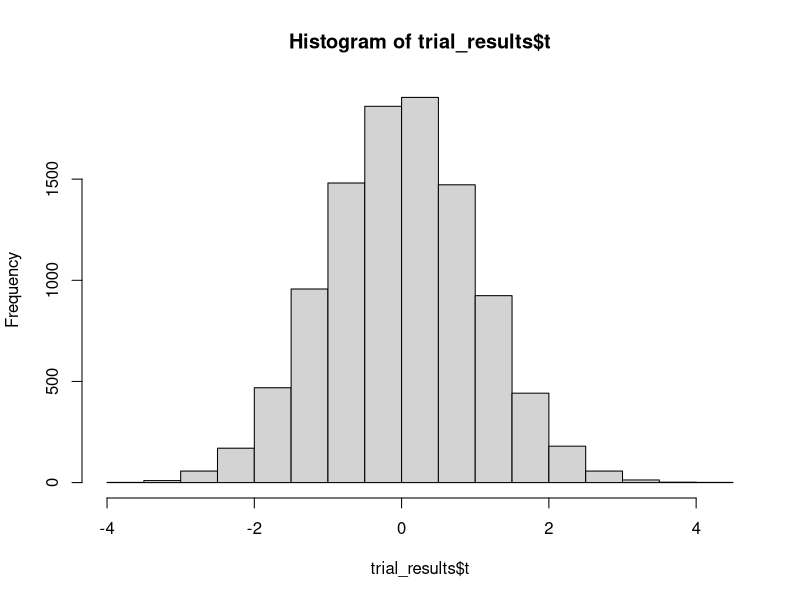
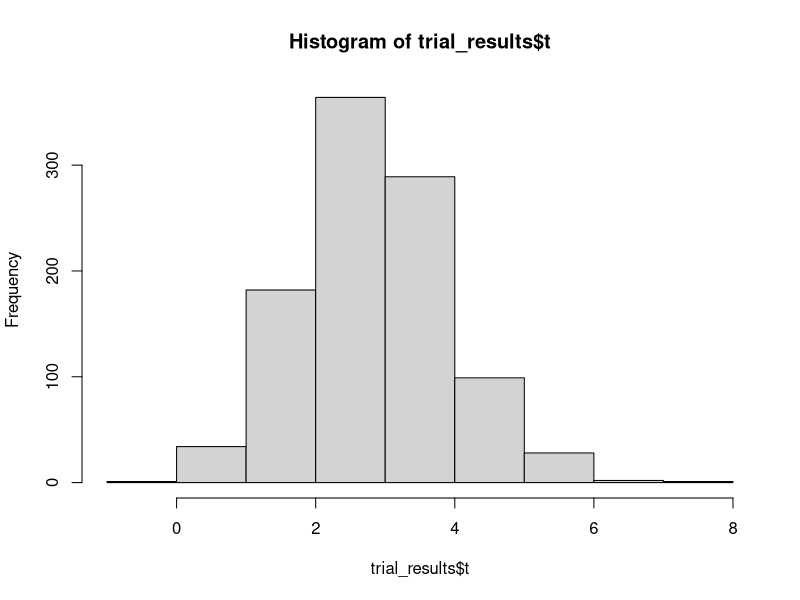

Reproduce these figures in R, in order.
## ---- chunk 1
knitr::opts_chunk$set(echo = TRUE)

library(tidyverse)

## ---- chunk 2

num_centers <- 10000 # Сколько раз повторим эксперимент?

sample_size <- 300 # Количество пациентов, прошедших, терапию
True_Hg_improve <- 0 # Истинное среднее изменение гемоглобина
Hg_sd <- 6 # Разброс в улучшении Hg

df_trial <- data.frame(
  center_ID = rep(1:num_centers, each = sample_size),
  patient_ID = rep(1:sample_size, num_centers),
  Hg_change = rnorm(sample_size*num_centers, mean = True_Hg_improve, sd = Hg_sd)
)

trial_results <- df_trial %>% 
  group_by(center_ID) %>% 
  dplyr::summarise(t = sqrt(sample_size)*mean(Hg_change)/sd(Hg_change)) %>% 
  ungroup()

hist(trial_results$t)

alpha <- 0.05
a <- qt(alpha/2, df = sample_size-1) # Нижняя граница
b <- qt(1 - alpha/2, df = sample_size-1) # Верхняя граница

trial_errors <- trial_results %>% 
  mutate(out = ifelse((t < b) & (t > a), 'Fail to reject H0', 'Reject H0'))

table(trial_errors$out)

## ---- chunk 3

num_centers <- 1000 # Сколько раз повторим эксперимент?

sample_size <- 70 # Количество пациентов, прошедших, терапию
True_Hg_improve <- 2 # Истинное среднее изменение гемоглобина
Hg_sd <- 6 # Разброс в улучшении Hg

df_trial <- data.frame(
  center_ID = rep(1:num_centers, each = sample_size),
  patient_ID = rep(1:sample_size, num_centers),
  Hg_change = rnorm(sample_size*num_centers, mean = True_Hg_improve, sd = Hg_sd)
)

trial_results <- df_trial %>% 
  group_by(center_ID) %>% 
  dplyr::summarise(t = sqrt(sample_size)*mean(Hg_change)/sd(Hg_change)) %>% 
  ungroup()

hist(trial_results$t)

trial_errors <- trial_results %>% 
  mutate(out = ifelse((t < b) & (t > a), 'Fail to reject H0', 'Reject H0'))

table(trial_errors$out)

